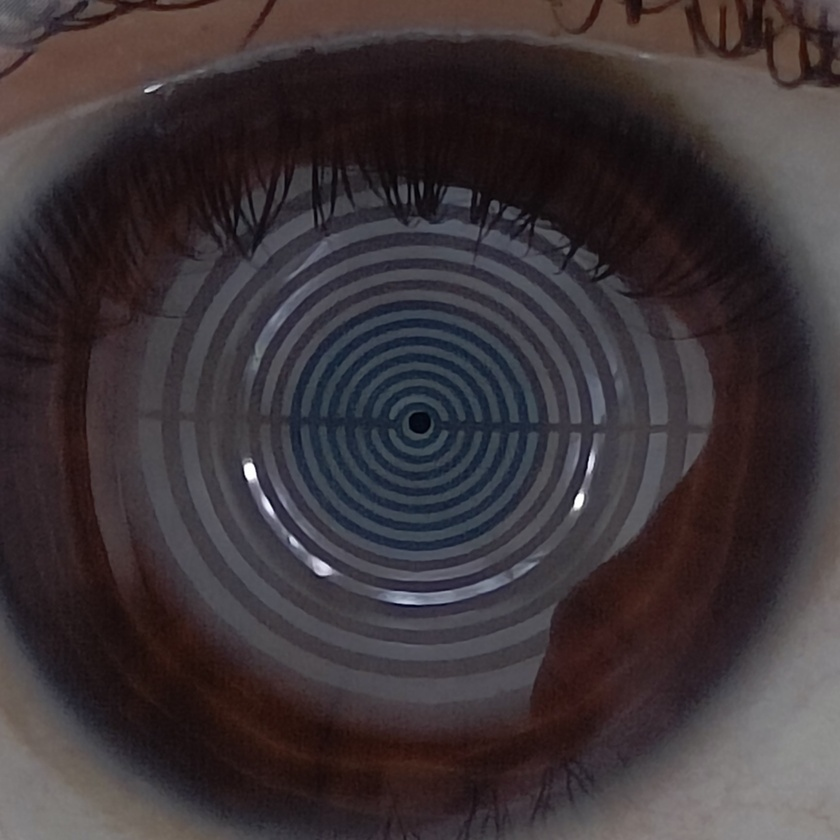
#> input picture topographer/C1/data/IMG20221012220608.jpg, 840 x 840 px, shrunk from 1730 x 1730 before the run, found by its file name
$ python imgout_crop.py
#> lines starting #> are read from the running program, lines starting #| are printed output that depends on the picture
import cv2
import numpy as np
import matplotlib


# Load an image file
img = cv2.imread("topographer\C1\data\IMG20221012220608.jpg")
#> img is the input picture: shape (840, 840, 3); mean B, G, R 56.1, 52.8, 60.8
# Display the image on screen
# cv2.imshow("op",img)
cv2.waitKey(0)

# Define Crop = half of h&w
#

def crop_around_center(image, crop_dims: int, center=None):

#> called with crop_dims = 1000
    if center is None:
        height, width = image.shape[:2]
#> height = 840; width = 840
        c_y_min, c_x_min = height // 2 - crop_dims // 2, width // 2 - crop_dims // 2
#> c_y_min = -80; c_x_min = -80
        c_y_max, c_x_max = height // 2 + crop_dims // 2, width // 2 + crop_dims // 2
#> c_y_max = 920; c_x_max = 920
        image_crop = image[c_y_min:c_y_max, c_x_min:c_x_max]
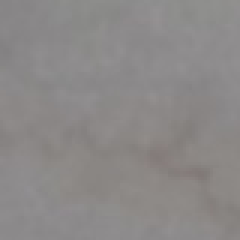
#> image_crop: shape (80, 80, 3) (shown 3 times larger); mean B, G, R 136.2, 136.8, 139.6
    else:
        centerX, centerY = center
        c_y_min, c_x_min = centerY - crop_dims // 2, centerX - crop_dims // 2
        c_y_max, c_x_max = centerY + crop_dims // 2, centerX + crop_dims // 2
        image_crop = image[c_y_min:c_y_max, c_x_min:c_x_max]

    cv2.imshow("op", image_crop)
    cv2.waitKey(0)
    # print(image_crop.shape)
    # Const path
    cv2.imwrite("topographer\C1\data\op\output.jpg", image_crop)

crop_around_center(img, 1000)


# Get the height and width of the image
# height, width = img.shape[:2]

# # Write image back to storage
# cv2.imwrite(output_folder + "/" + image_name + "/" + image_name + "crop.png", image_edge_inv)
